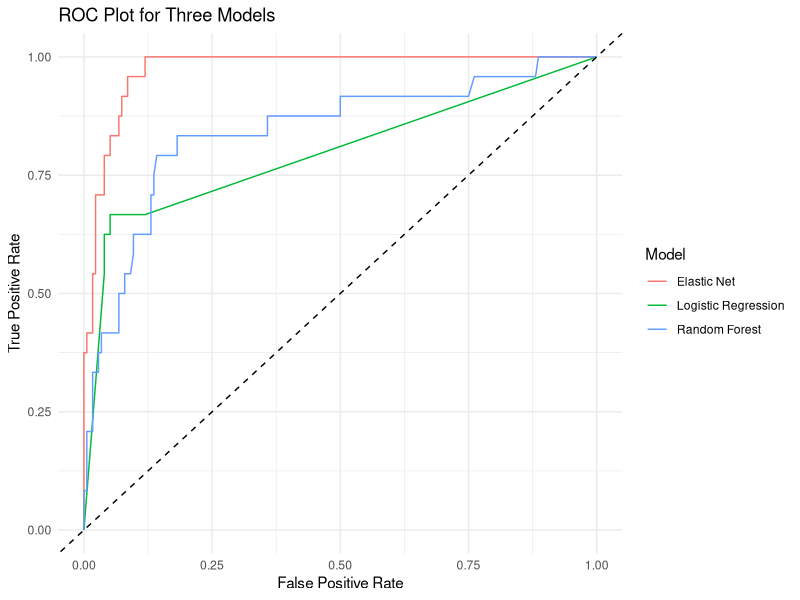
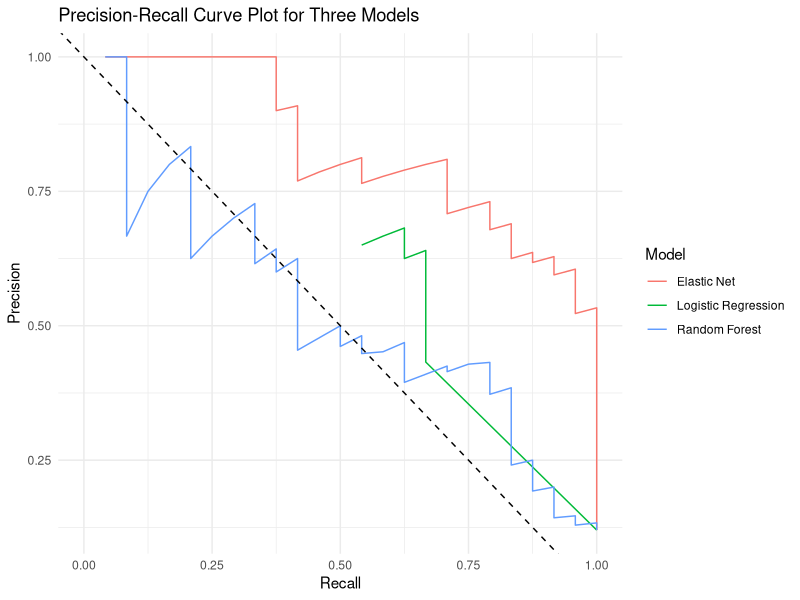

Write R code to recreate these figures, in order.
options(stringsAsFactors = FALSE)
set.seed(614)
library(glmnet)
library(randomForest)
library(ROCR)
library(ggplot2)
# Dimensions of data
rows_test <- 1000
cols_test <- 100

create_matching_data <- function(rows = 1000, columns = 5, nonlinear = TRUE){
  simulated_data <- as.data.frame(matrix(rnorm(rows*columns), rows, columns))
  if(nonlinear == TRUE){
    simulated_data <- cbind(simulated_data, simulated_data^2, simulated_data^3)
  }
  as.matrix(simulated_data)
}
sample_data1 <- create_matching_data(
  rows = rows_test, columns = cols_test, nonlinear = FALSE)
sample_data1 <- cbind(1, sample_data1)
colnames(sample_data1) <- paste0("A", seq(1:ncol(sample_data1)))

covariates <- as.matrix(rnorm(ncol(sample_data1), 0, 1))
covariates[1,] <- -7
lp_out <- as.matrix(sample_data1[,1:round(.35*cols_test)]) %*% as.matrix(covariates[1:round(.35*cols_test),]) + rnorm(rows_test, 0, 1)
pr_out <- plogis(lp_out)
sample_data1 <- as.data.frame(sample_data1)
sample_data1$outcome <-rbinom(rows_test, 1, pr_out)
sample_data <- sample_data1
sample_data$outcome <- sample_data1$outcome
sample_train <- data.frame(sample_data[1:nrow(sample_data)*.8,])
sample_test <- sample_data[((nrow(sample_data)*.8)+1):nrow(sample_data),]

model_formula <- paste0(names(sample_train[,1:ncol(sample_data)-1]), collapse = "+")
model_formula <- formula(paste0("outcome ~ ", model_formula))
logit1 <- glm(model_formula, family = binomial(link = "logit"), data = sample_train)
elastic_net1 <- glmnet(
  x = as.matrix(sample_train[,1:ncol(sample_train)-1]), 
  y = sample_train$outcome, family = c("binomial"))
rf1 <- randomForest(x = as.matrix(sample_train[,1:ncol(sample_train)-1]), 
                    y = factor(sample_train$outcome), ntree = 1000)

logit1_predict <- predict(logit1, newdata = sample_test, type = "response")
elastic_net1_predict <- predict(
  elastic_net1, newx = as.matrix(sample_test[,1:ncol(sample_test)-1]), 
  s = mean(elastic_net1$lambda), type = "response")
rf1_predict <- predict(
  rf1, newdata = as.matrix(sample_test[,1:ncol(sample_data)-1]), type = "prob")

preds_log <- prediction(logit1_predict, sample_test[,ncol(sample_test)])
perfs_log <- performance(preds_log, "tpr","fpr")
roc_data_log <- data.frame(fpr = unlist(perfs_log@x.values), 
                           tpr=unlist(perfs_log@y.values))
roc_data_log$Model <- "Logistic Regression"
preds_net <- prediction(elastic_net1_predict, sample_test[,ncol(sample_test)])
perfs_net <- performance(preds_net, "tpr","fpr")
roc_data_net <- data.frame(fpr = unlist(perfs_net@x.values), 
                           tpr=unlist(perfs_net@y.values))
roc_data_net$Model <- "Elastic Net"
preds_rf <- prediction(rf1_predict[,2], sample_test[,ncol(sample_test)])
perfs_rf <- performance(preds_rf, "tpr","fpr")
roc_data_rf <- data.frame(fpr = unlist(perfs_rf@x.values), 
                          tpr=unlist(perfs_rf@y.values))
roc_data_rf$Model <- "Random Forest"
roc_data <- rbind(roc_data_log, roc_data_net, roc_data_rf)
ggplot(data = roc_data, aes(x = fpr, y = tpr)) +
  geom_line(aes(color = Model)) + theme_minimal() + 
  geom_abline(data = data.frame(x = seq(0,1,.01), y = seq(0,1,.01)), 
              intercept = 0, lty = 2) + 
  labs(title = "ROC Plot for Three Models", x = "False Positive Rate", 
       y = "True Positive Rate")

# pr curve
perfs_log_pr <- performance(preds_log, "prec","rec")
roc_data_log_pr <- data.frame(rec = unlist(perfs_log_pr@x.values), 
                              prec=unlist(perfs_log_pr@y.values))
roc_data_log_pr$Model <- "Logistic Regression"
perfs_net_pr <- performance(preds_net, "prec","rec")
roc_data_net_pr <- data.frame(rec = unlist(perfs_net_pr@x.values), 
                              prec=unlist(perfs_net_pr@y.values))
roc_data_net_pr$Model <- "Elastic Net"

preds_rf_pr <- prediction(rf1_predict[,2], sample_test[,ncol(sample_test)])
perfs_rf_pr <- performance(preds_rf_pr,  "prec","rec")
pr_data_rf <- data.frame(rec = unlist(perfs_rf_pr@x.values), 
                         prec=unlist(perfs_rf_pr@y.values))
pr_data_rf$Model <- "Random Forest"

prc_data <- rbind(roc_data_log_pr, roc_data_net_pr, pr_data_rf)
ggplot(data = prc_data, aes(x = rec, y = prec)) + 
  geom_line(aes(color = Model)) + theme_minimal() + 
  geom_abline(data = data.frame(x = seq(0,1,.01), y = seq(0.1,.01)), 
              intercept = 1, slope = -1, lty = 2)+ 
  labs(title = "Precision-Recall Curve Plot for Three Models", 
       x = "Recall", 
       y = "Precision")
